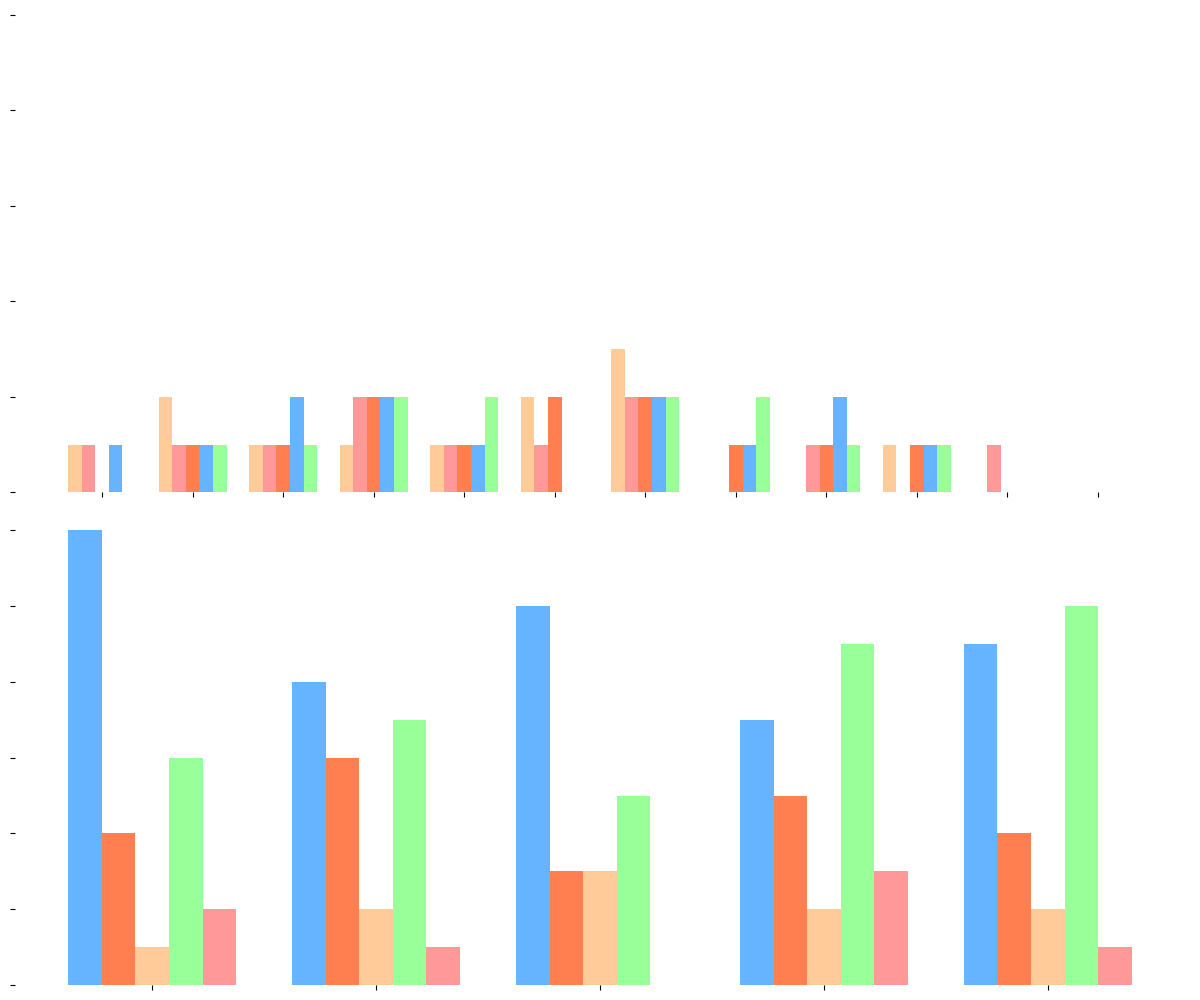

Reproduce this figure in Python.
import matplotlib.pyplot as plt
import numpy as np

cities = ['San Francisco', 'New York', 'Chicago', 'Houston', 'Phoenix']
celestial_events = ['Meteor Shower', 'Lunar Eclipse', 'Solar Eclipse', 'Comet Sighting', 'Aurora']
observation_data = [
    [12, 4, 1, 6, 2],
    [8, 6, 2, 7, 1],
    [10, 3, 3, 5, 0],
    [7, 5, 2, 9, 3],
    [9, 4, 2, 10, 1]
]
months = ['Jan', 'Feb', 'Mar', 'Apr', 'May', 'Jun', 'Jul', 'Aug', 'Sep', 'Oct', 'Nov', 'Dec']
monthly_sightings = {
    'San Francisco': [1, 2, 1, 1, 1, 2, 3, 0, 0, 1, 0, 0],
    'New York': [1, 1, 1, 2, 1, 1, 2, 0, 1, 0, 1, 0],
    'Chicago': [0, 1, 1, 2, 1, 2, 2, 1, 1, 1, 0, 0],
    'Houston': [1, 1, 2, 2, 1, 0, 2, 1, 2, 1, 0, 0],
    'Phoenix': [0, 1, 1, 2, 2, 0, 2, 2, 1, 1, 0, 0]
}

fig, (ax2, ax1) = plt.subplots(nrows=2, ncols=1, figsize=(12, 10))
bar_width = 0.15
index = np.arange(len(cities))

event_colors = ['#66B3FF', '#FF7F50', '#FFCC99', '#99FF99', '#FF9999']
city_colors = ['#FFCC99', '#FF9999', '#FF7F50', '#66B3FF', '#99FF99']

index_months = np.arange(len(months))
for i, (city, color) in enumerate(zip(cities, city_colors)):
    ax2.bar(index_months + i * bar_width, monthly_sightings[city], bar_width, color=color)

ax2.set_xticks(index_months + 2 * bar_width)
ax2.set_xticklabels([])
ax2.set_yticklabels([])
ax2.set_ylim(0, 10)

for spine in ax2.spines.values():
    spine.set_visible(False)

for i, event in enumerate(celestial_events):
    counts = [data[i] for data in observation_data]
    ax1.bar(index + i * bar_width, counts, bar_width, color=event_colors[i])

ax1.set_xticks(index + 2 * bar_width)
ax1.set_xticklabels([])
ax1.set_yticklabels([])

for spine in ax1.spines.values():
    spine.set_visible(False)

plt.tight_layout()
plt.show()
